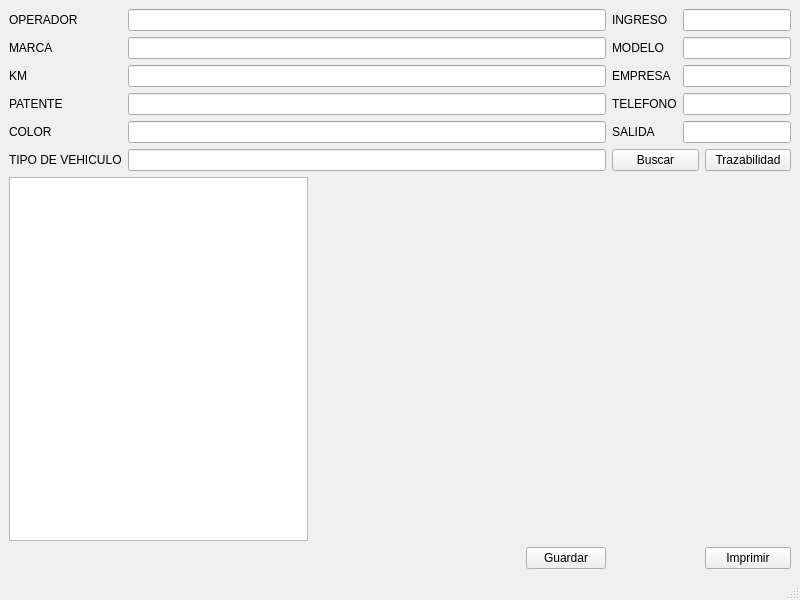
<?xml version="1.0" encoding="UTF-8"?>
<ui version="4.0">
 <class>MainWindow</class>
 <widget class="QMainWindow" name="MainWindow">
  <property name="geometry">
   <rect>
    <x>0</x>
    <y>0</y>
    <width>800</width>
    <height>600</height>
   </rect>
  </property>
  <property name="windowTitle">
   <string>MainWindow</string>
  </property>
  <widget class="QWidget" name="centralwidget">
   <layout class="QGridLayout" name="gridLayout">
    <item row="0" column="0" rowspan="2">
     <layout class="QHBoxLayout" name="horizontalLayout">
      <item>
       <layout class="QVBoxLayout" name="verticalLayout">
        <item>
         <widget class="QLabel" name="loperador">
          <property name="text">
           <string>OPERADOR</string>
          </property>
         </widget>
        </item>
        <item>
         <widget class="QLabel" name="lmarca">
          <property name="text">
           <string>MARCA</string>
          </property>
         </widget>
        </item>
        <item>
         <widget class="QLabel" name="lkm">
          <property name="text">
           <string>KM</string>
          </property>
         </widget>
        </item>
        <item>
         <widget class="QLabel" name="label_5">
          <property name="text">
           <string>PATENTE</string>
          </property>
         </widget>
        </item>
        <item>
         <widget class="QLabel" name="label_6">
          <property name="text">
           <string>COLOR</string>
          </property>
         </widget>
        </item>
        <item>
         <widget class="QLabel" name="ltipo">
          <property name="text">
           <string>TIPO DE VEHICULO</string>
          </property>
         </widget>
        </item>
       </layout>
      </item>
      <item>
       <layout class="QVBoxLayout" name="verticalLayout_2">
        <item>
         <widget class="QLineEdit" name="textoo"/>
        </item>
        <item>
         <widget class="QLineEdit" name="textom"/>
        </item>
        <item>
         <widget class="QLineEdit" name="textokm"/>
        </item>
        <item>
         <widget class="QLineEdit" name="textop"/>
        </item>
        <item>
         <widget class="QLineEdit" name="textoc"/>
        </item>
        <item>
         <widget class="QLineEdit" name="textot"/>
        </item>
       </layout>
      </item>
     </layout>
    </item>
    <item row="0" column="1" colspan="2">
     <layout class="QHBoxLayout" name="horizontalLayout_3">
      <item>
       <layout class="QVBoxLayout" name="verticalLayout_3">
        <item>
         <widget class="QLabel" name="lingreso">
          <property name="text">
           <string>INGRESO</string>
          </property>
         </widget>
        </item>
        <item>
         <widget class="QLabel" name="lmodelo">
          <property name="text">
           <string>MODELO</string>
          </property>
         </widget>
        </item>
        <item>
         <widget class="QLabel" name="lempresa">
          <property name="text">
           <string>EMPRESA</string>
          </property>
         </widget>
        </item>
        <item>
         <widget class="QLabel" name="ltelefono">
          <property name="text">
           <string>TELEFONO</string>
          </property>
         </widget>
        </item>
        <item>
         <widget class="QLabel" name="lsalida">
          <property name="text">
           <string>SALIDA</string>
          </property>
         </widget>
        </item>
       </layout>
      </item>
      <item>
       <layout class="QVBoxLayout" name="verticalLayout_6">
        <item>
         <widget class="QLineEdit" name="textoi"/>
        </item>
        <item>
         <widget class="QLineEdit" name="textomodelo"/>
        </item>
        <item>
         <widget class="QLineEdit" name="textoe"/>
        </item>
        <item>
         <widget class="QLineEdit" name="textotelefono"/>
        </item>
        <item>
         <widget class="QLineEdit" name="textos"/>
        </item>
       </layout>
      </item>
     </layout>
    </item>
    <item row="1" column="1">
     <widget class="QPushButton" name="bbuscar">
      <property name="text">
       <string>Buscar</string>
      </property>
     </widget>
    </item>
    <item row="1" column="2">
     <widget class="QPushButton" name="btrazabilidad">
      <property name="text">
       <string>Trazabilidad</string>
      </property>
     </widget>
    </item>
    <item row="2" column="0">
     <layout class="QHBoxLayout" name="horizontalLayout_2">
      <item>
       <widget class="QPlainTextEdit" name="comentario"/>
      </item>
      <item>
       <spacer name="horizontalSpacer_2">
        <property name="orientation">
         <enum>Qt::Horizontal</enum>
        </property>
        <property name="sizeHint" stdset="0">
         <size>
          <width>148</width>
          <height>20</height>
         </size>
        </property>
       </spacer>
      </item>
     </layout>
    </item>
    <item row="3" column="0">
     <layout class="QHBoxLayout" name="horizontalLayout_6">
      <item>
       <spacer name="horizontalSpacer">
        <property name="orientation">
         <enum>Qt::Horizontal</enum>
        </property>
        <property name="sizeHint" stdset="0">
         <size>
          <width>228</width>
          <height>20</height>
         </size>
        </property>
       </spacer>
      </item>
      <item>
       <widget class="QPushButton" name="guardar">
        <property name="text">
         <string>Guardar</string>
        </property>
       </widget>
      </item>
     </layout>
    </item>
    <item row="3" column="2">
     <widget class="QPushButton" name="imprimir">
      <property name="text">
       <string>Imprimir</string>
      </property>
     </widget>
    </item>
   </layout>
  </widget>
  <widget class="QMenuBar" name="menubar">
   <property name="geometry">
    <rect>
     <x>0</x>
     <y>0</y>
     <width>800</width>
     <height>22</height>
    </rect>
   </property>
  </widget>
  <widget class="QStatusBar" name="statusbar"/>
 </widget>
 <resources/>
 <connections/>
</ui>
